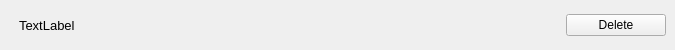
<?xml version="1.0" encoding="UTF-8"?>
<ui version="4.0">
 <class>Form</class>
 <widget class="QWidget" name="Form">
  <property name="geometry">
   <rect>
    <x>0</x>
    <y>0</y>
    <width>675</width>
    <height>50</height>
   </rect>
  </property>
  <property name="windowTitle">
   <string>Form</string>
  </property>
  <layout class="QHBoxLayout" name="horizontalLayout">
   <property name="spacing">
    <number>0</number>
   </property>
   <property name="leftMargin">
    <number>10</number>
   </property>
   <property name="topMargin">
    <number>0</number>
   </property>
   <property name="rightMargin">
    <number>0</number>
   </property>
   <property name="bottomMargin">
    <number>0</number>
   </property>
   <item>
    <widget class="QStackedWidget" name="stackedWidget">
     <property name="currentIndex">
      <number>1</number>
     </property>
     <widget class="QWidget" name="page">
      <layout class="QHBoxLayout" name="horizontalLayout_3">
       <item>
        <widget class="QLabel" name="labelTitle">
         <property name="text">
          <string>TextLabel</string>
         </property>
        </widget>
       </item>
      </layout>
     </widget>
     <widget class="QWidget" name="page_2">
      <layout class="QHBoxLayout" name="horizontalLayout_2">
       <item>
        <widget class="QLabel" name="labelTitleEdit">
         <property name="enabled">
          <bool>true</bool>
         </property>
         <property name="font">
          <font>
           <pointsize>10</pointsize>
          </font>
         </property>
         <property name="text">
          <string>TextLabel</string>
         </property>
        </widget>
       </item>
       <item>
        <widget class="QPushButton" name="deleteButton">
         <property name="maximumSize">
          <size>
           <width>100</width>
           <height>16777215</height>
          </size>
         </property>
         <property name="text">
          <string>Delete</string>
         </property>
        </widget>
       </item>
      </layout>
     </widget>
    </widget>
   </item>
  </layout>
 </widget>
 <resources/>
 <connections/>
</ui>
